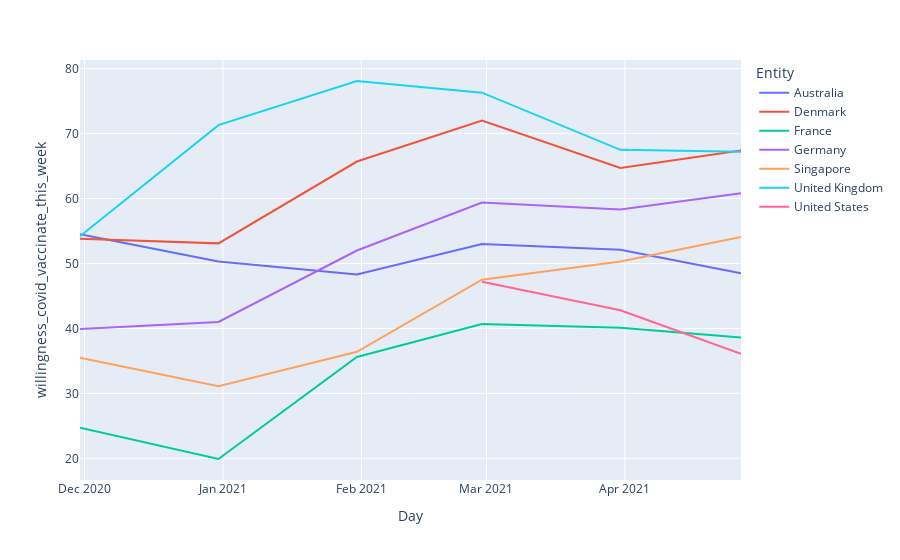

The code cell stored with this chart in its notebook:
### Code cell
target_countries = ['Australia', 'Denmark', 'Germany', 'France', 'Singapore', 'United Kingdom', 'United States']

df_will = owid_vac_will_df[owid_vac_will_df['Entity'].isin(target_countries)]

fig = px.line(df_will, 
              x="Day", 
              y="willingness_covid_vaccinate_this_week", 
              color='Entity')

fig.show()

### Figure 1 — Plotly figure (JSON) as saved in the notebook; plotly's stock layout.template omitted (floating-point values rounded to 4 significant figures)
{"data": [{"hovertemplate": "Entity=Australia<br>Day=%{x}<br>willingness_covid_vaccinate_this_week=%{y}<extra></extra>", "legendgroup": "Australia", "line": {"color": "#636efa", "dash": "solid"}, "mode": "lines", "name": "Australia", "orientation": "v", "showlegend": true, "type": "scatter", "x": ["2020-11-30", "2020-12-31", "2021-01-31", "2021-02-28", "2021-03-31", "2021-04-27"], "xaxis": "x", "y": [54.5, 50.3, 48.3, 53, 52.1, 48.5], "yaxis": "y"}, {"hovertemplate": "Entity=Denmark<br>Day=%{x}<br>willingness_covid_vaccinate_this_week=%{y}<extra></extra>", "legendgroup": "Denmark", "line": {"color": "#EF553B", "dash": "solid"}, "mode": "lines", "name": "Denmark", "orientation": "v", "showlegend": true, "type": "scatter", "x": ["2020-11-30", "2020-12-31", "2021-01-31", "2021-02-28", "2021-03-31", "2021-04-27"], "xaxis": "x", "y": [53.8, 53.1, 65.7, 72, 64.7, 67.4], "yaxis": "y"}, {"hovertemplate": "Entity=France<br>Day=%{x}<br>willingness_covid_vaccinate_this_week=%{y}<extra></extra>", "legendgroup": "France", "line": {"color": "#00cc96", "dash": "solid"}, "mode": "lines", "name": "France", "orientation": "v", "showlegend": true, "type": "scatter", "x": ["2020-11-30", "2020-12-31", "2021-01-31", "2021-02-28", "2021-03-31", "2021-04-27"], "xaxis": "x", "y": [24.7, 19.9, 35.6, 40.7, 40.1, 38.6], "yaxis": "y"}, {"hovertemplate": "Entity=Germany<br>Day=%{x}<br>willingness_covid_vaccinate_this_week=%{y}<extra></extra>", "legendgroup": "Germany", "line": {"color": "#ab63fa", "dash": "solid"}, "mode": "lines", "name": "Germany", "orientation": "v", "showlegend": true, "type": "scatter", "x": ["2020-11-30", "2020-12-31", "2021-01-31", "2021-02-28", "2021-03-31", "2021-04-27"], "xaxis": "x", "y": [39.9, 41, 52, 59.4, 58.3, 60.8], "yaxis": "y"}, {"hovertemplate": "Entity=Singapore<br>Day=%{x}<br>willingness_covid_vaccinate_this_week=%{y}<extra></extra>", "legendgroup": "Singapore", "line": {"color": "#FFA15A", "dash": "solid"}, "mode": "lines", "name": "Singapore", "orientation": "v", "showlegend": true, "type": "scatter", "x": ["2020-11-30", "2020-12-31", "2021-01-31", "2021-02-28", "2021-03-31", "2021-04-27"], "xaxis": "x", "y": [35.5, 31.1, 36.4, 47.5, 50.3, 54.1], "yaxis": "y"}, {"hovertemplate": "Entity=United Kingdom<br>Day=%{x}<br>willingness_covid_vaccinate_this_week=%{y}<extra></extra>", "legendgroup": "United Kingdom", "line": {"color": "#19d3f3", "dash": "solid"}, "mode": "lines", "name": "United Kingdom", "orientation": "v", "showlegend": true, "type": "scatter", "x": ["2020-11-30", "2020-12-31", "2021-01-31", "2021-02-28", "2021-03-31", "2021-04-27"], "xaxis": "x", "y": [54.2, 71.3, 78.1, 76.3, 67.5, 67.2], "yaxis": "y"}, {"hovertemplate": "Entity=United States<br>Day=%{x}<br>willingness_covid_vaccinate_this_week=%{y}<extra></extra>", "legendgroup": "United States", "line": {"color": "#FF6692", "dash": "solid"}, "mode": "lines", "name": "United States", "orientation": "v", "showlegend": true, "type": "scatter", "x": ["2021-02-28", "2021-03-31", "2021-04-27"], "xaxis": "x", "y": [47.2, 42.8, 36.1], "yaxis": "y"}], "layout": {"legend": {"title": {"text": "Entity"}, "tracegroupgap": 0}, "margin": {"t": 60}, "xaxis": {"anchor": "y", "domain": [0, 1], "title": {"text": "Day"}}, "yaxis": {"anchor": "x", "domain": [0, 1], "title": {"text": "willingness_covid_vaccinate_this_week"}}}}
